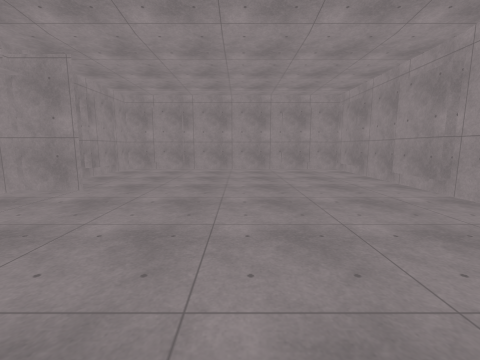
View 1 (above)

13 first-person views from a walk through a 3-D level made in the Godot game engine. The camera is 1.5 m above the floor, tilts 8° down and sees 90° across. The floor is counted in squares, 1 m on a side. Each view is taken from the middle of a square. On the plan, view 1 faces up. The plan holds only what a view shows up to about 13 squares ahead; the rest is blank. The place goes on beyond the plan. Surface patterns are stand-ins for the level's own textures.

View 2
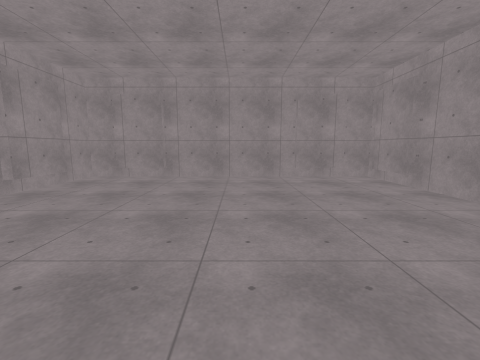

View 3
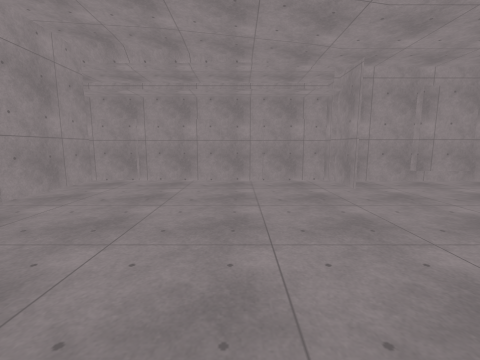

View 4
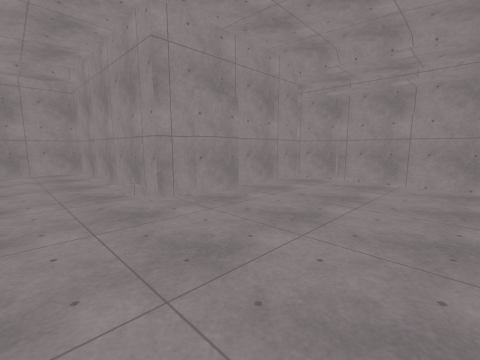

View 5
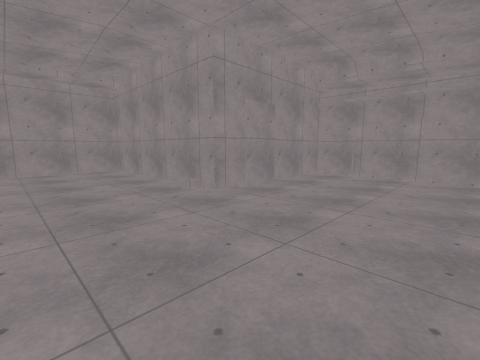

View 6
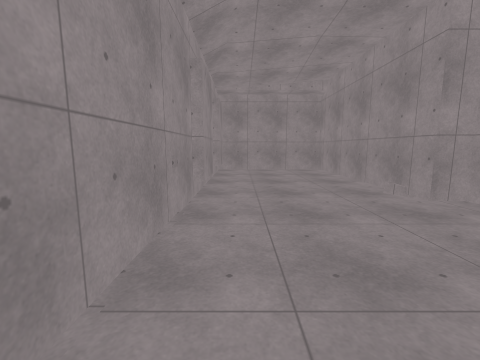

View 7
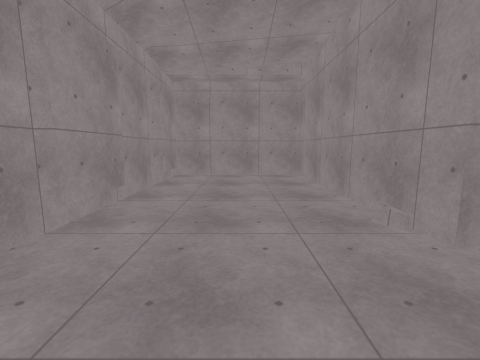

View 8
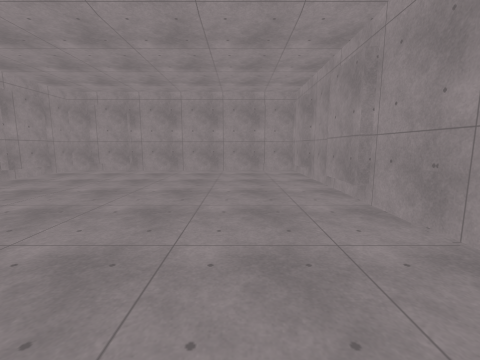

View 9
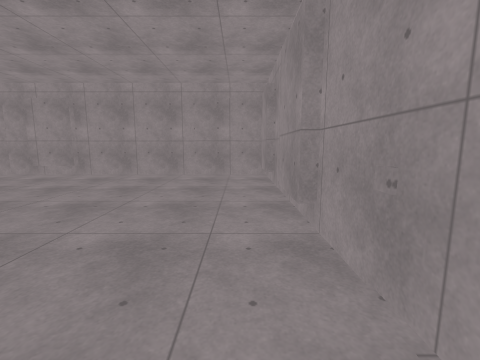

View 10
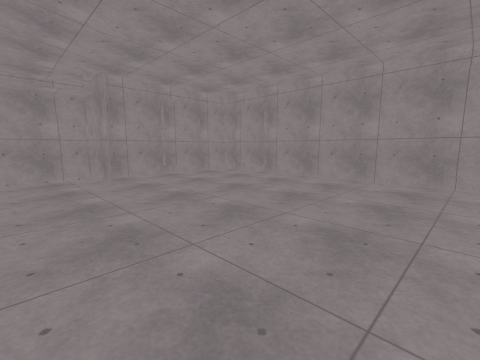

View 11
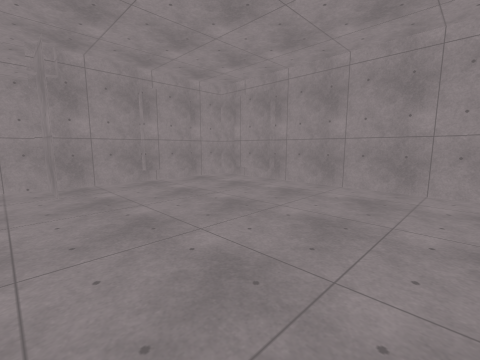

View 12
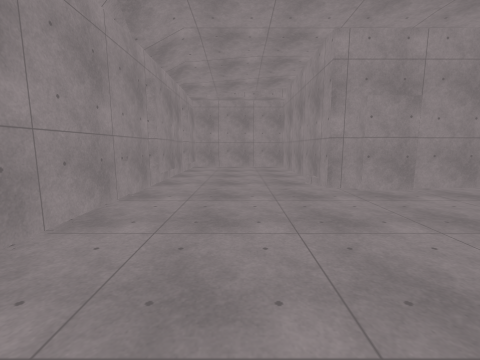

View 13
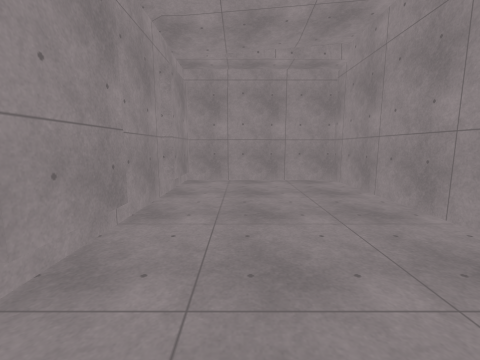

### Floor plan
Key: @ floor where view 1 was taken; # wall or solid block; . floor; v drop or lower ground.
Columns run from 8 left of view 1 to 7 right of it. Each row starts with its distance up from view 1.
 16 ###############
 15 #.............#
 14 #.............#
 13  #............##
 12  #.............#
 11 #..............#
 10 #..............#
  9 #.............##
  8 v##...........#
  7 v.............##
  6 v..............#
  5 v..............#
  4 v..............#
  3 v..............#
  2 v..............#
  1 v..............#
  0 v.......@......#
 -1 v..............#
 -2 v########......#
 -3 v  ..  .#.....##
 -4         #.....#
 -5         #.....##
 -6         #......#
 -7         #......#
 -8         #......#
 -9         #.....##
-10         #.....#
-11         #.....#
-12         #######

Where each view was taken, in squares from view 1:
view 1: 0 up, 0 right, facing up
view 2: 4 up, 0 right, facing up
view 3: 4 up, 3 right, facing left
view 4: 4 up, 3 right, facing down-left
view 5: 4 up, 5 right, facing down-left
view 6: 4 up, 5 right, facing down
view 7: 1 up, 3 right, facing down
view 8: 1 up, 3 right, facing up
view 9: 3 up, 5 right, facing up
view 10: 5 up, 5 right, facing up-left
view 11: 7 up, 3 right, facing up-left
view 12: 6 up, 3 right, facing down
view 13: 1 down, 4 right, facing down
